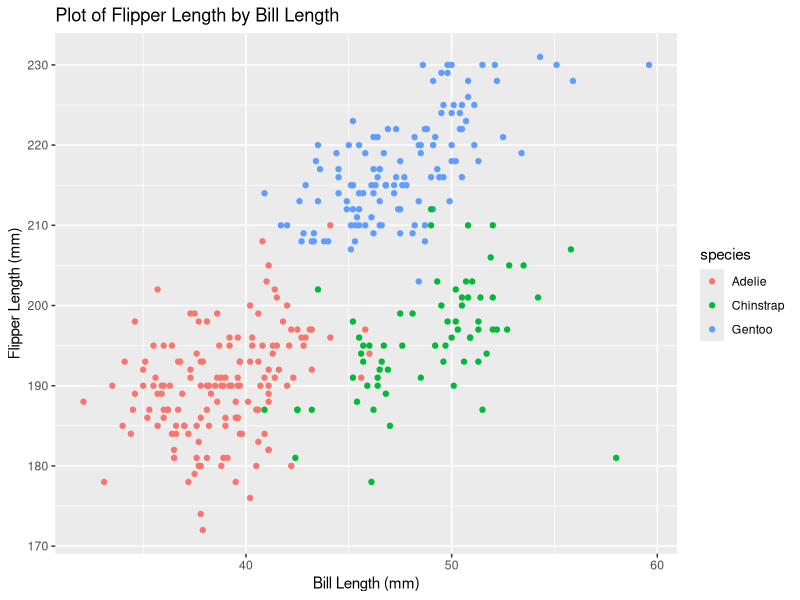
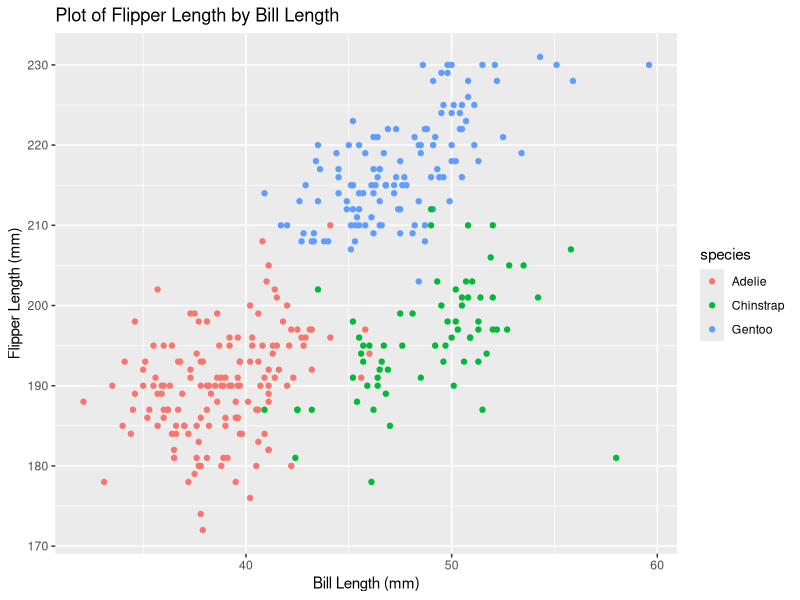

These charts were generated, in order, by the following R code:
## ---- chunk 1
library(tidyverse)
## ---- chunk 2
problem1_df = 
  tibble(
    samp = rnorm(10),
    samp_gt_0 = samp > 0,
    char_vec = c("This", "is", "a", "character", "vector", "for", "the", "first", "homework", "problem"),
    factor_vec = factor(c("low", "middle", "high", "low", "low", "middle", "high", "low", "middle", "middle"))
  )

## ---- chunk 3
mean(pull(problem1_df, samp))

mean(pull(problem1_df, samp_gt_0))

mean(pull(problem1_df, char_vec))

mean(pull(problem1_df, factor_vec))
## ---- chunk 4
as.numeric(pull(problem1_df, samp_gt_0))

as.numeric(pull(problem1_df, char_vec))

as.numeric(pull(problem1_df, factor_vec))

## ---- chunk 5
as.numeric(pull(problem1_df, samp_gt_0)) * pull(problem1_df, samp)

as.numeric(pull(problem1_df, char_vec)) * pull(problem1_df, samp)

as.numeric(pull(problem1_df, factor_vec)) * pull(problem1_df, samp)

## ---- chunk 6
data("penguins", package = "palmerpenguins")

## ---- chunk 7
ggplot(penguins, aes(x = bill_length_mm, y = flipper_length_mm, color = species)) + 
  geom_point() +
  xlab("Bill Length (mm)") +
  ylab("Flipper Length (mm)") +
  ggtitle("Plot of Flipper Length by Bill Length")

ggsave("./p8105_hw1_problem2_sec2209.png")

